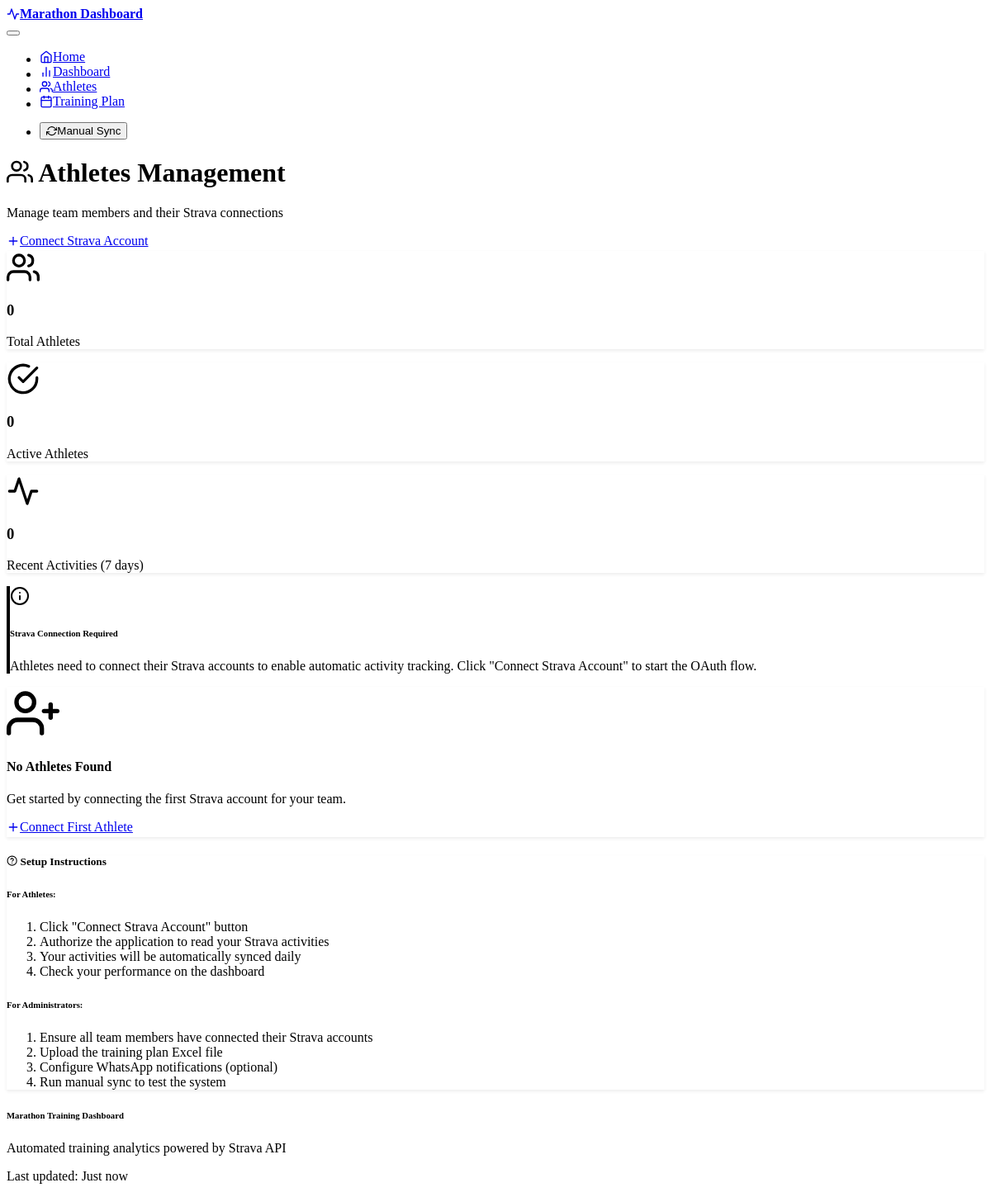
/athletes, run on an earlier commit of the app's database.
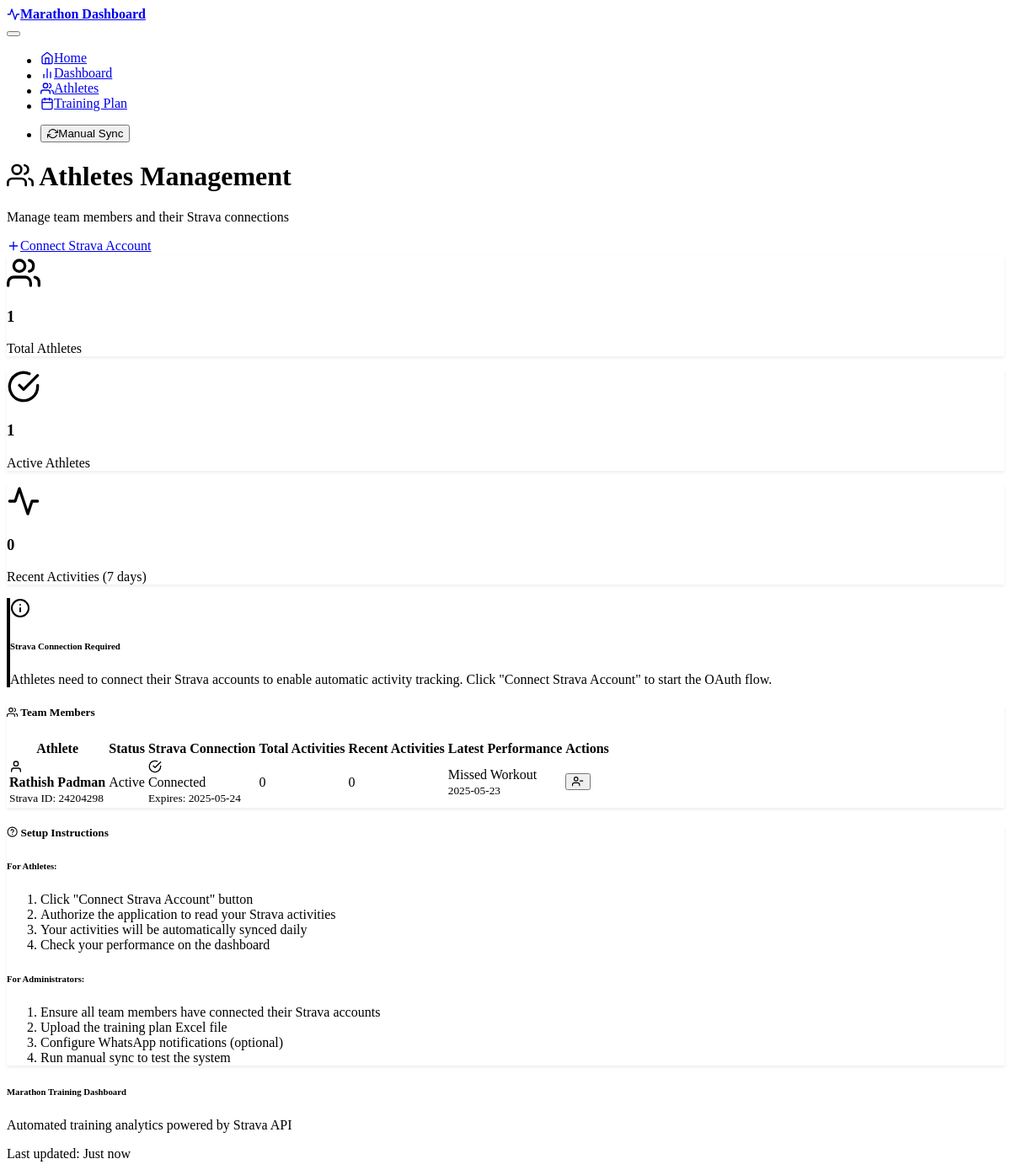
And on a later commit of the database.
### models.py (models this page shows)
class Athlete(db.Model):
    id = db.Column(db.Integer, primary_key=True)
    name = db.Column(db.String(100), nullable=False)
    strava_athlete_id = db.Column(db.Integer, unique=True, nullable=True)
    refresh_token = db.Column(db.String(255), nullable=True)
    access_token = db.Column(db.String(255), nullable=True)
    token_expires_at = db.Column(db.DateTime, nullable=True)
    is_active = db.Column(db.Boolean, default=True)
    created_at = db.Column(db.DateTime, default=datetime.utcnow)
    activities = db.relationship('Activity', backref='athlete', lazy=True)
    planned_workouts = db.relationship('PlannedWorkout', backref='athlete', lazy=True)
    daily_summaries = db.relationship('DailySummary', backref='athlete', lazy=True)

class DailySummary(db.Model):
    id = db.Column(db.Integer, primary_key=True)
    athlete_id = db.Column(db.Integer, db.ForeignKey('athlete.id'), nullable=False)
    summary_date = db.Column(db.DateTime, nullable=False)
    actual_distance_km = db.Column(db.Float, nullable=True)
    planned_distance_km = db.Column(db.Float, nullable=True)
    actual_pace_min_per_km = db.Column(db.Float, nullable=True)
    planned_pace_min_per_km = db.Column(db.Float, nullable=True)
    distance_variance_percent = db.Column(db.Float, nullable=True)
    pace_variance_percent = db.Column(db.Float, nullable=True)
    status = db.Column(db.String(50), nullable=True)  # On Track, Under-performed, etc.
    notes = db.Column(db.Text, nullable=True)
    created_at = db.Column(db.DateTime, default=datetime.utcnow)

### routes.py (the view)
@app.route('/athletes')
def athletes():
    try:
        athletes_list = Athlete.query.order_by(Athlete.name).all()
        athlete_stats = []
        for athlete in athletes_list:
            total_activities = Activity.query.filter_by(athlete_id=athlete.id).count()
            week_ago = datetime.now() - timedelta(days=7)
            recent_activities = Activity.query.filter(
                Activity.athlete_id == athlete.id,
                Activity.start_date >= week_ago
            ).count()
            latest_summary = DailySummary.query.filter_by(
                athlete_id=athlete.id
            ).order_by(DailySummary.summary_date.desc()).first()
            athlete_stats.append({
                'athlete': athlete,
                'total_activities': total_activities,
                'recent_activities': recent_activities,
                'latest_summary': latest_summary
            })
        return render_template('athletes.html', athlete_stats=athlete_stats)
    except Exception as e:
        logger.error(f"Error loading athletes page: {e}")
        flash(f"Error loading athletes: {e}", "error")
        return redirect(url_for('index'))

### templates/athletes.html (shortened to what the changed rows need)
{% extends "base.html" %}
{% block content %}
<div class="container">
    <div class="row mb-4">
        <div class="col-lg-8">
            <h1 class="display-5">
                <i data-feather="users" class="me-3"></i>
                Athletes Management
            </h1>
        </div>
    </div>
    <div class="row mb-4">
        <div class="col-md-4 mb-3">
            <div class="card bg-primary text-white">
                <div class="card-body text-center">
                    <i data-feather="users" class="mb-2" style="width: 2.5rem; height: 2.5rem;"></i>
                    <h3 class="card-title">{{ athlete_stats|length }}</h3>
                    <p class="card-text">Total Athletes</p>
                </div>
            </div>
        </div>
        <div class="col-md-4 mb-3">
            <div class="card bg-success text-white">
                <div class="card-body text-center">
                    <i data-feather="check-circle" class="mb-2" style="width: 2.5rem; height: 2.5rem;"></i>
                    <h3 class="card-title">{{ athlete_stats|selectattr('athlete.is_active')|list|length }}</h3>
                    <p class="card-text">Active Athletes</p>
                </div>
            </div>
        </div>
    </div>
    {% if athlete_stats %}
    <div class="row">
        <div class="col-12">
            <div class="card">
                <div class="card-header">
                    <h5 class="card-title mb-0">
                        <i data-feather="users" class="me-2"></i>
                        Team Members
                    </h5>
                </div>
                <div class="card-body">
                    <div class="table-responsive">
                        <table class="table table-hover">
                            <thead>
                                <tr>
                                    <th>Athlete</th>
                                    <th>Status</th>
                                    <th>Strava Connection</th>
                                    <th>Total Activities</th>
                                    <th>Recent Activities</th>
                                    <th>Latest Performance</th>
                                    <th>Actions</th>
                                </tr>
                            </thead>
                            <tbody>
                                {% for stat in athlete_stats %}
                                <tr>
                                    <td>
                                        <div class="d-flex align-items-center">
                                            <div class="me-3">
                                                {% if stat.athlete.is_active %}
                                                    <i data-feather="user" class="text-success"></i>
                                                {% else %}
                                                    <i data-feather="user-x" class="text-muted"></i>
                                                {% endif %}
                                            </div>
                                            <div>
                                                <strong>{{ stat.athlete.name }}</strong>
                                                {% if stat.athlete.strava_athlete_id %}
                                                    <br><small class="text-muted">Strava ID: {{ stat.athlete.strava_athlete_id }}</small>
                                                {% endif %}
                                            </div>
                                        </div>
                                    </td>
                                    <td>
                                        {% if stat.athlete.is_active %}
                                            <span class="badge bg-success">Active</span>
                                        {% else %}
                                            <span class="badge bg-secondary">Inactive</span>
                                        {% endif %}
                                    </td>
                                    <td>
                                        {% if stat.athlete.refresh_token %}
                                            <div class="d-flex align-items-center">
                                                <i data-feather="check-circle" class="text-success me-2"></i>
                                                <div>
                                                    <span class="text-success">Connected</span>
                                                    {% if stat.athlete.token_expires_at %}
                                                        <br><small class="text-muted">
                                                            Expires: {{ stat.athlete.token_expires_at.strftime('%Y-%m-%d') }}
                                                        </small>
                                                    {% endif %}
                                                </div>
                                            </div>
                                        {% else %}
                                            <div class="d-flex align-items-center">
                                                <i data-feather="x-circle" class="text-danger me-2"></i>
                                                <span class="text-danger">Not Connected</span>
                                            </div>
                                        {% endif %}
                                    </td>
                                    <td>
                                        <span class="badge bg-outline-primary">{{ stat.total_activities }}</span>
                                    </td>
                                    <td>
                                        {% if stat.recent_activities > 0 %}
                                            <span class="badge bg-success">{{ stat.recent_activities }}</span>
                                        {% else %}
                                            <span class="badge bg-outline-secondary">0</span>
                                        {% endif %}
                                    </td>
                                    <td>
                                        {% if stat.latest_summary %}
                                            <div>
                                                {% if stat.latest_summary.status == 'On Track' %}
                                                    <span class="badge bg-success">{{ stat.latest_summary.status }}</span>
                                                {% elif stat.latest_summary.status == 'Over-performed' %}
                                                    <span class="badge bg-info">{{ stat.latest_summary.status }}</span>
                                                {% elif stat.latest_summary.status == 'Under-performed' %}
                                                    <span class="badge bg-warning">{{ stat.latest_summary.status }}</span>
                                                {% elif stat.latest_summary.status == 'Missed Workout' %}
                                                    <span class="badge bg-danger">{{ stat.latest_summary.status }}</span>
                                                {% else %}
                                                    <span class="badge bg-secondary">{{ stat.latest_summary.status or 'Unknown' }}</span>
                                                {% endif %}
                                                <br><small class="text-muted">
                                                    {{ stat.latest_summary.summary_date.strftime('%Y-%m-%d') }}
                                                </small>
                                            </div>
                                        {% else %}
                                            <span class="text-muted">No data</span>
                                        {% endif %}
                                    </td>
                                    <td>
                                        <div class="btn-group btn-group-sm">
                                            <button class="btn btn-outline-secondary"
                                                    onclick="toggleAthlete({{ stat.athlete.id }})"
                                                    title="{% if stat.athlete.is_active %}Deactivate{% else %}Activate{% endif %} athlete">
                                                {% if stat.athlete.is_active %}
                                                    <i data-feather="user-minus"></i>
                                                {% else %}
                                                    <i data-feather="user-plus"></i>
                                                {% endif %}
                                            </button>
                                        </div>
                                    </td>
                                </tr>
                                {% endfor %}
                            </tbody>
                        </table>
                    </div>
                </div>
            </div>
        </div>
    </div>
    {% else %}
    <div class="row">
        <div class="col-12">
            <div class="card">
                <div class="card-body text-center py-5">
                    <i data-feather="user-plus" class="text-muted mb-3" style="width: 4rem; height: 4rem;"></i>
                    <h4 class="text-muted mb-3">No Athletes Found</h4>
                    <p class="text-muted mb-4">
                        Get started by connecting the first Strava account for your team.
                    </p>
                    <a href="{{ url_for('strava_auth') }}" class="btn btn-primary">
                        <i data-feather="plus" class="me-2"></i>
                        Connect First Athlete
                    </a>
                </div>
            </div>
        </div>
    </div>
    {% endif %}
</div>
{% endblock %}

What changed in the data, as far as the page shows it:
added Athlete: is_active True (drawn), athlete.name "Rathish Padman", athlete.strava_athlete_id "24204298", athlete.token_expires_at "2025-05-24"
added DailySummary: latest_summary.status "Missed Workout", latest_summary.summary_date "2025-05-23"
Also different on the page:
{{ athlete_stats|length }}: "0" → "1"
{{ athlete_stats|selectattr('athlete.is_active')|list|length }}: "0" → "1"
text no longer shown: "No Athletes Found Get started by connecting the first Strava account for your team. Connect First Athlete"
text now shown: "Team Members Athlete Status Strava Connection Total Activities Recent Activities Latest Performance Actions"
new list line: "Strava ID: Active Connected Expires: 0 0"
